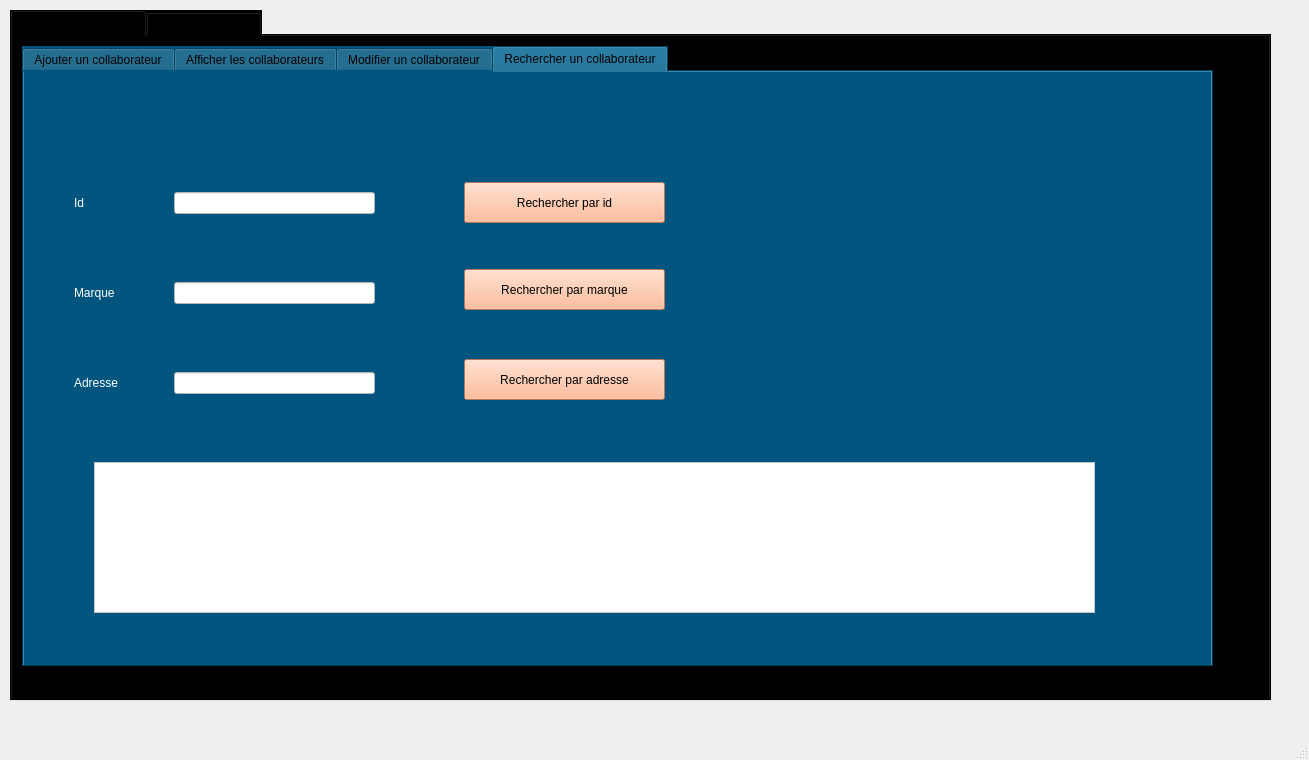
<?xml version="1.0" encoding="UTF-8"?>
<ui version="4.0">
 <class>MainWindow</class>
 <widget class="QMainWindow" name="MainWindow">
  <property name="geometry">
   <rect>
    <x>0</x>
    <y>0</y>
    <width>1309</width>
    <height>760</height>
   </rect>
  </property>
  <property name="windowTitle">
   <string>MainWindow</string>
  </property>
  <widget class="QWidget" name="centralwidget">
   <widget class="QTabWidget" name="tabWidget">
    <property name="geometry">
     <rect>
      <x>10</x>
      <y>10</y>
      <width>1261</width>
      <height>691</height>
     </rect>
    </property>
    <property name="styleSheet">
     <string notr="true">background-color: rgb(0, 0, 0);</string>
    </property>
    <property name="currentIndex">
     <number>0</number>
    </property>
    <widget class="QWidget" name="gerer_collab">
     <attribute name="title">
      <string>Gerer Collaborateurs</string>
     </attribute>
     <widget class="QTabWidget" name="tabWidget_2">
      <property name="geometry">
       <rect>
        <x>10</x>
        <y>10</y>
        <width>1191</width>
        <height>621</height>
       </rect>
      </property>
      <property name="styleSheet">
       <string notr="true">background-color: rgb(0, 85, 127);</string>
      </property>
      <property name="currentIndex">
       <number>3</number>
      </property>
      <widget class="QWidget" name="ajouter_collab">
       <attribute name="title">
        <string>Ajouter un collaborateur</string>
       </attribute>
       <widget class="QLabel" name="label_id">
        <property name="geometry">
         <rect>
          <x>60</x>
          <y>80</y>
          <width>111</width>
          <height>51</height>
         </rect>
        </property>
        <property name="styleSheet">
         <string notr="true">font: 12pt &quot;MS Shell Dlg 2&quot;;
color: rgb(255, 255, 255);</string>
        </property>
        <property name="text">
         <string>Id</string>
        </property>
       </widget>
       <widget class="QLabel" name="label_marque">
        <property name="geometry">
         <rect>
          <x>60</x>
          <y>180</y>
          <width>101</width>
          <height>51</height>
         </rect>
        </property>
        <property name="styleSheet">
         <string notr="true">font: 12pt &quot;MS Shell Dlg 2&quot;;
color: rgb(255, 255, 255);</string>
        </property>
        <property name="text">
         <string>Marque</string>
        </property>
       </widget>
       <widget class="QLabel" name="label_adresse">
        <property name="geometry">
         <rect>
          <x>60</x>
          <y>280</y>
          <width>101</width>
          <height>51</height>
         </rect>
        </property>
        <property name="styleSheet">
         <string notr="true">font: 12pt &quot;MS Shell Dlg 2&quot;;
color: rgb(255, 255, 255);</string>
        </property>
        <property name="text">
         <string>Adresse</string>
        </property>
       </widget>
       <widget class="QLabel" name="label_mail">
        <property name="geometry">
         <rect>
          <x>60</x>
          <y>370</y>
          <width>101</width>
          <height>51</height>
         </rect>
        </property>
        <property name="styleSheet">
         <string notr="true">font: 12pt &quot;MS Shell Dlg 2&quot;;
color: rgb(255, 255, 255);</string>
        </property>
        <property name="text">
         <string>Mail</string>
        </property>
       </widget>
       <widget class="QLabel" name="label_numero">
        <property name="geometry">
         <rect>
          <x>60</x>
          <y>480</y>
          <width>91</width>
          <height>51</height>
         </rect>
        </property>
        <property name="styleSheet">
         <string notr="true">font: 12pt &quot;MS Shell Dlg 2&quot;;
color: rgb(255, 255, 255);</string>
        </property>
        <property name="text">
         <string>Numero</string>
        </property>
       </widget>
       <widget class="QLineEdit" name="lineEdit_id_collab">
        <property name="geometry">
         <rect>
          <x>230</x>
          <y>100</y>
          <width>211</width>
          <height>22</height>
         </rect>
        </property>
        <property name="styleSheet">
         <string notr="true">background-color: rgb(255, 255, 255);
font: 9pt &quot;MS Shell Dlg 2&quot;;</string>
        </property>
       </widget>
       <widget class="QLineEdit" name="lineEdit_marque_collab">
        <property name="geometry">
         <rect>
          <x>230</x>
          <y>190</y>
          <width>211</width>
          <height>22</height>
         </rect>
        </property>
        <property name="styleSheet">
         <string notr="true">background-color: rgb(255, 255, 255);
font: 9pt &quot;MS Shell Dlg 2&quot;;</string>
        </property>
       </widget>
       <widget class="QLineEdit" name="lineEdit_adresse_collab">
        <property name="geometry">
         <rect>
          <x>230</x>
          <y>290</y>
          <width>211</width>
          <height>22</height>
         </rect>
        </property>
        <property name="styleSheet">
         <string notr="true">background-color: rgb(255, 255, 255);
font: 9pt &quot;MS Shell Dlg 2&quot;;</string>
        </property>
       </widget>
       <widget class="QLineEdit" name="lineEdit_mail_collab">
        <property name="geometry">
         <rect>
          <x>230</x>
          <y>380</y>
          <width>211</width>
          <height>22</height>
         </rect>
        </property>
        <property name="styleSheet">
         <string notr="true">background-color: rgb(255, 255, 255);
font: 9pt &quot;MS Shell Dlg 2&quot;;</string>
        </property>
       </widget>
       <widget class="QLineEdit" name="lineEdit_numero_collab">
        <property name="geometry">
         <rect>
          <x>230</x>
          <y>490</y>
          <width>211</width>
          <height>22</height>
         </rect>
        </property>
        <property name="styleSheet">
         <string notr="true">background-color: rgb(255, 255, 255);
font: 9pt &quot;MS Shell Dlg 2&quot;;</string>
        </property>
       </widget>
       <widget class="QPushButton" name="pb_ajouter">
        <property name="geometry">
         <rect>
          <x>840</x>
          <y>330</y>
          <width>161</width>
          <height>51</height>
         </rect>
        </property>
        <property name="styleSheet">
         <string notr="true">background-color: rgb(255, 170, 127);
font: 10pt &quot;MS Shell Dlg 2&quot;;</string>
        </property>
        <property name="text">
         <string>Ajouter</string>
        </property>
       </widget>
      </widget>
      <widget class="QWidget" name="tabcollaborateur22">
       <attribute name="title">
        <string>Afficher les collaborateurs</string>
       </attribute>
       <widget class="QPushButton" name="pb_supprimer">
        <property name="geometry">
         <rect>
          <x>830</x>
          <y>50</y>
          <width>200</width>
          <height>50</height>
         </rect>
        </property>
        <property name="styleSheet">
         <string notr="true">background-color: rgb(255, 170, 127);
font: 10pt &quot;MS Shell Dlg 2&quot;;</string>
        </property>
        <property name="text">
         <string>Supprimer</string>
        </property>
       </widget>
       <widget class="QTableView" name="tabcollaborateur">
        <property name="geometry">
         <rect>
          <x>20</x>
          <y>20</y>
          <width>731</width>
          <height>461</height>
         </rect>
        </property>
        <property name="styleSheet">
         <string notr="true">background-color: rgb(255, 255, 255);</string>
        </property>
       </widget>
       <widget class="QLineEdit" name="lineEdit_id_collab_2">
        <property name="geometry">
         <rect>
          <x>830</x>
          <y>120</y>
          <width>200</width>
          <height>50</height>
         </rect>
        </property>
        <property name="styleSheet">
         <string notr="true">background-color: rgb(255, 255, 255);
font: 9pt &quot;MS Shell Dlg 2&quot;;</string>
        </property>
        <property name="placeholderText">
         <string>              ID</string>
        </property>
       </widget>
       <widget class="QRadioButton" name="radioB_tri_id">
        <property name="geometry">
         <rect>
          <x>820</x>
          <y>330</y>
          <width>161</width>
          <height>20</height>
         </rect>
        </property>
        <property name="styleSheet">
         <string notr="true">color: rgb(255, 255, 255);
font: 11pt &quot;MS Shell Dlg 2&quot;;</string>
        </property>
        <property name="text">
         <string>Trier par id</string>
        </property>
       </widget>
       <widget class="QRadioButton" name="radioB_tri_adresse">
        <property name="geometry">
         <rect>
          <x>820</x>
          <y>450</y>
          <width>161</width>
          <height>20</height>
         </rect>
        </property>
        <property name="styleSheet">
         <string notr="true">color: rgb(255, 255, 255);
font: 11pt &quot;MS Shell Dlg 2&quot;;</string>
        </property>
        <property name="text">
         <string>Trier par adresse</string>
        </property>
       </widget>
       <widget class="QRadioButton" name="radioB_tri_marque">
        <property name="geometry">
         <rect>
          <x>820</x>
          <y>390</y>
          <width>161</width>
          <height>20</height>
         </rect>
        </property>
        <property name="styleSheet">
         <string notr="true">color: rgb(255, 255, 255);
font: 11pt &quot;MS Shell Dlg 2&quot;;</string>
        </property>
        <property name="text">
         <string>Trier par marque</string>
        </property>
       </widget>
       <widget class="QPushButton" name="pb_imprimer">
        <property name="geometry">
         <rect>
          <x>830</x>
          <y>190</y>
          <width>200</width>
          <height>50</height>
         </rect>
        </property>
        <property name="styleSheet">
         <string notr="true">background-color: rgb(255, 170, 127);
font: 10pt &quot;MS Shell Dlg 2&quot;;</string>
        </property>
        <property name="text">
         <string>Imprimer</string>
        </property>
       </widget>
       <widget class="QLineEdit" name="lineEdit1">
        <property name="geometry">
         <rect>
          <x>830</x>
          <y>260</y>
          <width>200</width>
          <height>50</height>
         </rect>
        </property>
        <property name="styleSheet">
         <string notr="true">background-color: rgb(255, 255, 255);
font: 9pt &quot;MS Shell Dlg 2&quot;;</string>
        </property>
        <property name="placeholderText">
         <string>                ID</string>
        </property>
       </widget>
      </widget>
      <widget class="QWidget" name="modifier_collab">
       <attribute name="title">
        <string>Modifier un collaborateur</string>
       </attribute>
       <widget class="QLabel" name="label_6">
        <property name="geometry">
         <rect>
          <x>50</x>
          <y>70</y>
          <width>81</width>
          <height>51</height>
         </rect>
        </property>
        <property name="styleSheet">
         <string notr="true">color: rgb(255, 255, 255);
font: 12pt &quot;MS Shell Dlg 2&quot;;</string>
        </property>
        <property name="text">
         <string>Id</string>
        </property>
       </widget>
       <widget class="QLabel" name="label_7">
        <property name="geometry">
         <rect>
          <x>50</x>
          <y>160</y>
          <width>81</width>
          <height>51</height>
         </rect>
        </property>
        <property name="styleSheet">
         <string notr="true">color: rgb(255, 255, 255);
font: 12pt &quot;MS Shell Dlg 2&quot;;</string>
        </property>
        <property name="text">
         <string>Marque</string>
        </property>
       </widget>
       <widget class="QLabel" name="label_8">
        <property name="geometry">
         <rect>
          <x>50</x>
          <y>260</y>
          <width>81</width>
          <height>51</height>
         </rect>
        </property>
        <property name="styleSheet">
         <string notr="true">color: rgb(255, 255, 255);
font: 12pt &quot;MS Shell Dlg 2&quot;;</string>
        </property>
        <property name="text">
         <string>Adresse</string>
        </property>
       </widget>
       <widget class="QLabel" name="label_9">
        <property name="geometry">
         <rect>
          <x>50</x>
          <y>360</y>
          <width>71</width>
          <height>51</height>
         </rect>
        </property>
        <property name="styleSheet">
         <string notr="true">color: rgb(255, 255, 255);
font: 12pt &quot;MS Shell Dlg 2&quot;;</string>
        </property>
        <property name="text">
         <string>Mail</string>
        </property>
       </widget>
       <widget class="QLabel" name="label_10">
        <property name="geometry">
         <rect>
          <x>50</x>
          <y>460</y>
          <width>71</width>
          <height>61</height>
         </rect>
        </property>
        <property name="styleSheet">
         <string notr="true">color: rgb(255, 255, 255);
font: 12pt &quot;MS Shell Dlg 2&quot;;</string>
        </property>
        <property name="text">
         <string>Numero</string>
        </property>
       </widget>
       <widget class="QLineEdit" name="lineEdit_id_collab_3">
        <property name="geometry">
         <rect>
          <x>210</x>
          <y>90</y>
          <width>231</width>
          <height>22</height>
         </rect>
        </property>
        <property name="styleSheet">
         <string notr="true">background-color: rgb(255, 255, 255);
font: 9pt &quot;MS Shell Dlg 2&quot;;</string>
        </property>
        <property name="text">
         <string/>
        </property>
       </widget>
       <widget class="QLineEdit" name="lineEdit_marque_collab_3">
        <property name="geometry">
         <rect>
          <x>210</x>
          <y>190</y>
          <width>231</width>
          <height>22</height>
         </rect>
        </property>
        <property name="styleSheet">
         <string notr="true">background-color: rgb(255, 255, 255);
font: 9pt &quot;MS Shell Dlg 2&quot;;</string>
        </property>
       </widget>
       <widget class="QLineEdit" name="lineEdit_adresse_collab_3">
        <property name="geometry">
         <rect>
          <x>210</x>
          <y>280</y>
          <width>231</width>
          <height>22</height>
         </rect>
        </property>
        <property name="styleSheet">
         <string notr="true">background-color: rgb(255, 255, 255);
font: 9pt &quot;MS Shell Dlg 2&quot;;</string>
        </property>
       </widget>
       <widget class="QLineEdit" name="lineEdit_mail_collab_3">
        <property name="geometry">
         <rect>
          <x>210</x>
          <y>380</y>
          <width>231</width>
          <height>22</height>
         </rect>
        </property>
        <property name="styleSheet">
         <string notr="true">background-color: rgb(255, 255, 255);
font: 9pt &quot;MS Shell Dlg 2&quot;;</string>
        </property>
       </widget>
       <widget class="QLineEdit" name="lineEdit_numero_collab_3">
        <property name="geometry">
         <rect>
          <x>210</x>
          <y>480</y>
          <width>231</width>
          <height>22</height>
         </rect>
        </property>
        <property name="styleSheet">
         <string notr="true">background-color: rgb(255, 255, 255);
font: 9pt &quot;MS Shell Dlg 2&quot;;</string>
        </property>
       </widget>
       <widget class="QPushButton" name="pb_modifier_collab">
        <property name="geometry">
         <rect>
          <x>800</x>
          <y>340</y>
          <width>191</width>
          <height>41</height>
         </rect>
        </property>
        <property name="styleSheet">
         <string notr="true">background-color: rgb(255, 170, 127);
font: 10pt &quot;MS Shell Dlg 2&quot;;</string>
        </property>
        <property name="text">
         <string>Modifier</string>
        </property>
       </widget>
      </widget>
      <widget class="QWidget" name="rechercher_collab">
       <attribute name="title">
        <string>Rechercher un collaborateur</string>
       </attribute>
       <widget class="QLabel" name="label_15">
        <property name="geometry">
         <rect>
          <x>50</x>
          <y>100</y>
          <width>101</width>
          <height>61</height>
         </rect>
        </property>
        <property name="styleSheet">
         <string notr="true">color: rgb(255, 255, 255);
font: 12pt &quot;MS Shell Dlg 2&quot;;</string>
        </property>
        <property name="text">
         <string>Id</string>
        </property>
       </widget>
       <widget class="QTableView" name="collab_trouve">
        <property name="geometry">
         <rect>
          <x>70</x>
          <y>390</y>
          <width>1001</width>
          <height>151</height>
         </rect>
        </property>
        <property name="styleSheet">
         <string notr="true">background-color: rgb(255, 255, 255);</string>
        </property>
       </widget>
       <widget class="QLineEdit" name="lineEdit_id_collab_4">
        <property name="geometry">
         <rect>
          <x>150</x>
          <y>120</y>
          <width>201</width>
          <height>22</height>
         </rect>
        </property>
        <property name="styleSheet">
         <string notr="true">background-color: rgb(255, 255, 255);
font: 9pt &quot;MS Shell Dlg 2&quot;;</string>
        </property>
       </widget>
       <widget class="QPushButton" name="pb_rechercher_id">
        <property name="geometry">
         <rect>
          <x>440</x>
          <y>110</y>
          <width>201</width>
          <height>41</height>
         </rect>
        </property>
        <property name="styleSheet">
         <string notr="true">background-color: rgb(255, 170, 127);
font: 10pt &quot;MS Shell Dlg 2&quot;;</string>
        </property>
        <property name="text">
         <string>Rechercher par id</string>
        </property>
       </widget>
       <widget class="QLabel" name="label_18">
        <property name="geometry">
         <rect>
          <x>50</x>
          <y>200</y>
          <width>101</width>
          <height>41</height>
         </rect>
        </property>
        <property name="styleSheet">
         <string notr="true">color: rgb(255, 255, 255);
font: 12pt &quot;MS Shell Dlg 2&quot;;</string>
        </property>
        <property name="text">
         <string>Marque</string>
        </property>
       </widget>
       <widget class="QLabel" name="label_19">
        <property name="geometry">
         <rect>
          <x>50</x>
          <y>290</y>
          <width>81</width>
          <height>41</height>
         </rect>
        </property>
        <property name="styleSheet">
         <string notr="true">color: rgb(255, 255, 255);
font: 12pt &quot;MS Shell Dlg 2&quot;;</string>
        </property>
        <property name="text">
         <string>Adresse</string>
        </property>
       </widget>
       <widget class="QLineEdit" name="lineEdit_marque_collab_4">
        <property name="geometry">
         <rect>
          <x>150</x>
          <y>210</y>
          <width>201</width>
          <height>22</height>
         </rect>
        </property>
        <property name="styleSheet">
         <string notr="true">background-color: rgb(255, 255, 255);
font: 9pt &quot;MS Shell Dlg 2&quot;;</string>
        </property>
       </widget>
       <widget class="QLineEdit" name="lineEdit_adresse_collab_4">
        <property name="geometry">
         <rect>
          <x>150</x>
          <y>300</y>
          <width>201</width>
          <height>22</height>
         </rect>
        </property>
        <property name="styleSheet">
         <string notr="true">background-color: rgb(255, 255, 255);
font: 9pt &quot;MS Shell Dlg 2&quot;;</string>
        </property>
       </widget>
       <widget class="QPushButton" name="pb_rechercher_marque">
        <property name="geometry">
         <rect>
          <x>440</x>
          <y>197</y>
          <width>201</width>
          <height>41</height>
         </rect>
        </property>
        <property name="styleSheet">
         <string notr="true">background-color: rgb(255, 170, 127);
font: 10pt &quot;MS Shell Dlg 2&quot;;</string>
        </property>
        <property name="text">
         <string>Rechercher par marque</string>
        </property>
       </widget>
       <widget class="QPushButton" name="pb_rechercher_adresse">
        <property name="geometry">
         <rect>
          <x>440</x>
          <y>287</y>
          <width>201</width>
          <height>41</height>
         </rect>
        </property>
        <property name="styleSheet">
         <string notr="true">background-color: rgb(255, 170, 127);
font: 10pt &quot;MS Shell Dlg 2&quot;;</string>
        </property>
        <property name="text">
         <string>Rechercher par adresse</string>
        </property>
       </widget>
      </widget>
     </widget>
    </widget>
    <widget class="QWidget" name="gerer_cat">
     <attribute name="title">
      <string>Gerer Catégories</string>
     </attribute>
     <widget class="QTabWidget" name="tabWidget_3">
      <property name="geometry">
       <rect>
        <x>10</x>
        <y>10</y>
        <width>1241</width>
        <height>621</height>
       </rect>
      </property>
      <property name="styleSheet">
       <string notr="true">background-color: rgb(0, 85, 127);</string>
      </property>
      <property name="currentIndex">
       <number>0</number>
      </property>
      <widget class="QWidget" name="ajouter_cat">
       <attribute name="title">
        <string>Ajouter une catégorie</string>
       </attribute>
       <widget class="QLabel" name="label_2">
        <property name="geometry">
         <rect>
          <x>50</x>
          <y>80</y>
          <width>111</width>
          <height>51</height>
         </rect>
        </property>
        <property name="styleSheet">
         <string notr="true">color: rgb(255, 255, 255);
font: 12pt &quot;MS Shell Dlg 2&quot;;</string>
        </property>
        <property name="text">
         <string>Id</string>
        </property>
       </widget>
       <widget class="QLabel" name="label_3">
        <property name="geometry">
         <rect>
          <x>50</x>
          <y>190</y>
          <width>231</width>
          <height>61</height>
         </rect>
        </property>
        <property name="styleSheet">
         <string notr="true">color: rgb(255, 255, 255);
font: 12pt &quot;MS Shell Dlg 2&quot;;</string>
        </property>
        <property name="text">
         <string>Date de début de contrat</string>
        </property>
       </widget>
       <widget class="QLabel" name="label_4">
        <property name="geometry">
         <rect>
          <x>50</x>
          <y>320</y>
          <width>231</width>
          <height>71</height>
         </rect>
        </property>
        <property name="styleSheet">
         <string notr="true">color: rgb(255, 255, 255);
font: 12pt &quot;MS Shell Dlg 2&quot;;</string>
        </property>
        <property name="text">
         <string>Date de fin de contrat</string>
        </property>
       </widget>
       <widget class="QLabel" name="label_5">
        <property name="geometry">
         <rect>
          <x>50</x>
          <y>460</y>
          <width>141</width>
          <height>71</height>
         </rect>
        </property>
        <property name="styleSheet">
         <string notr="true">color: rgb(255, 255, 255);
font: 12pt &quot;MS Shell Dlg 2&quot;;</string>
        </property>
        <property name="text">
         <string>Domaine</string>
        </property>
       </widget>
       <widget class="QLineEdit" name="lineEdit_id_cat">
        <property name="geometry">
         <rect>
          <x>340</x>
          <y>100</y>
          <width>231</width>
          <height>20</height>
         </rect>
        </property>
        <property name="styleSheet">
         <string notr="true">background-color: rgb(255, 255, 255);
font: 9pt &quot;MS Shell Dlg 2&quot;;</string>
        </property>
       </widget>
       <widget class="QLineEdit" name="lineEdit_DC_cat">
        <property name="geometry">
         <rect>
          <x>340</x>
          <y>210</y>
          <width>231</width>
          <height>21</height>
         </rect>
        </property>
        <property name="styleSheet">
         <string notr="true">background-color: rgb(255, 255, 255);
font: 9pt &quot;MS Shell Dlg 2&quot;;</string>
        </property>
       </widget>
       <widget class="QLineEdit" name="lineEdit_FC_cat">
        <property name="geometry">
         <rect>
          <x>340</x>
          <y>340</y>
          <width>231</width>
          <height>21</height>
         </rect>
        </property>
        <property name="styleSheet">
         <string notr="true">background-color: rgb(255, 255, 255);
font: 9pt &quot;MS Shell Dlg 2&quot;;</string>
        </property>
       </widget>
       <widget class="QLineEdit" name="lineEdit_domaine_cat">
        <property name="geometry">
         <rect>
          <x>340</x>
          <y>490</y>
          <width>231</width>
          <height>21</height>
         </rect>
        </property>
        <property name="styleSheet">
         <string notr="true">background-color: rgb(255, 255, 255);
font: 9pt &quot;MS Shell Dlg 2&quot;;</string>
        </property>
       </widget>
       <widget class="QPushButton" name="pb_ajouter_cat">
        <property name="geometry">
         <rect>
          <x>880</x>
          <y>320</y>
          <width>171</width>
          <height>51</height>
         </rect>
        </property>
        <property name="styleSheet">
         <string notr="true">background-color: rgb(255, 170, 127);
font: 10pt &quot;MS Shell Dlg 2&quot;;</string>
        </property>
        <property name="text">
         <string>Ajouter</string>
        </property>
       </widget>
      </widget>
      <widget class="QWidget" name="afficher_cat">
       <attribute name="title">
        <string>Afficher les catégories</string>
       </attribute>
       <widget class="QTableView" name="tabcategorie">
        <property name="geometry">
         <rect>
          <x>20</x>
          <y>20</y>
          <width>681</width>
          <height>411</height>
         </rect>
        </property>
        <property name="styleSheet">
         <string notr="true">background-color: rgb(255, 255, 255);</string>
        </property>
       </widget>
       <widget class="QPushButton" name="pb_supprimer_cat">
        <property name="geometry">
         <rect>
          <x>810</x>
          <y>40</y>
          <width>181</width>
          <height>41</height>
         </rect>
        </property>
        <property name="styleSheet">
         <string notr="true">background-color: rgb(255, 170, 127);
font: 10pt &quot;MS Shell Dlg 2&quot;;</string>
        </property>
        <property name="text">
         <string>Supprimer</string>
        </property>
       </widget>
       <widget class="QLabel" name="label">
        <property name="geometry">
         <rect>
          <x>770</x>
          <y>140</y>
          <width>55</width>
          <height>51</height>
         </rect>
        </property>
        <property name="styleSheet">
         <string notr="true">font: 12pt &quot;MS Shell Dlg 2&quot;;
color: rgb(255, 255, 255);</string>
        </property>
        <property name="text">
         <string>Id</string>
        </property>
       </widget>
       <widget class="QLineEdit" name="lineEdit_id_cat_2">
        <property name="geometry">
         <rect>
          <x>830</x>
          <y>150</y>
          <width>201</width>
          <height>31</height>
         </rect>
        </property>
        <property name="styleSheet">
         <string notr="true">background-color: rgb(255, 255, 255);
font: 9pt &quot;MS Shell Dlg 2&quot;;</string>
        </property>
       </widget>
      </widget>
      <widget class="QWidget" name="tab">
       <attribute name="title">
        <string>Modifier une catégorie</string>
       </attribute>
       <widget class="QLabel" name="label_11">
        <property name="geometry">
         <rect>
          <x>50</x>
          <y>90</y>
          <width>151</width>
          <height>51</height>
         </rect>
        </property>
        <property name="styleSheet">
         <string notr="true">color: rgb(255, 255, 255);
font: 12pt &quot;MS Shell Dlg 2&quot;;</string>
        </property>
        <property name="text">
         <string>Id</string>
        </property>
       </widget>
       <widget class="QLabel" name="label_12">
        <property name="geometry">
         <rect>
          <x>50</x>
          <y>200</y>
          <width>201</width>
          <height>71</height>
         </rect>
        </property>
        <property name="styleSheet">
         <string notr="true">color: rgb(255, 255, 255);
font: 12pt &quot;MS Shell Dlg 2&quot;;</string>
        </property>
        <property name="text">
         <string>Date de debut du contrat</string>
        </property>
       </widget>
       <widget class="QLabel" name="label_13">
        <property name="geometry">
         <rect>
          <x>50</x>
          <y>320</y>
          <width>201</width>
          <height>61</height>
         </rect>
        </property>
        <property name="styleSheet">
         <string notr="true">color: rgb(255, 255, 255);
font: 12pt &quot;MS Shell Dlg 2&quot;;</string>
        </property>
        <property name="text">
         <string>Date de fin du contrat</string>
        </property>
       </widget>
       <widget class="QLabel" name="label_14">
        <property name="geometry">
         <rect>
          <x>50</x>
          <y>450</y>
          <width>151</width>
          <height>61</height>
         </rect>
        </property>
        <property name="styleSheet">
         <string notr="true">color: rgb(255, 255, 255);
font: 12pt &quot;MS Shell Dlg 2&quot;;</string>
        </property>
        <property name="text">
         <string>Domaine</string>
        </property>
       </widget>
       <widget class="QLineEdit" name="lineEdit_id_cat_3">
        <property name="geometry">
         <rect>
          <x>290</x>
          <y>110</y>
          <width>231</width>
          <height>22</height>
         </rect>
        </property>
        <property name="styleSheet">
         <string notr="true">background-color: rgb(255, 255, 255);
font: 9pt &quot;MS Shell Dlg 2&quot;;</string>
        </property>
       </widget>
       <widget class="QLineEdit" name="lineEdit_DC_cat_3">
        <property name="geometry">
         <rect>
          <x>300</x>
          <y>230</y>
          <width>231</width>
          <height>22</height>
         </rect>
        </property>
        <property name="styleSheet">
         <string notr="true">background-color: rgb(255, 255, 255);
font: 9pt &quot;MS Shell Dlg 2&quot;;</string>
        </property>
       </widget>
       <widget class="QLineEdit" name="lineEdit_FC_cat_3">
        <property name="geometry">
         <rect>
          <x>290</x>
          <y>340</y>
          <width>231</width>
          <height>22</height>
         </rect>
        </property>
        <property name="styleSheet">
         <string notr="true">background-color: rgb(255, 255, 255);
font: 9pt &quot;MS Shell Dlg 2&quot;;</string>
        </property>
       </widget>
       <widget class="QLineEdit" name="lineEdit_domaine_cat_3">
        <property name="geometry">
         <rect>
          <x>290</x>
          <y>470</y>
          <width>231</width>
          <height>22</height>
         </rect>
        </property>
        <property name="styleSheet">
         <string notr="true">background-color: rgb(255, 255, 255);
font: 9pt &quot;MS Shell Dlg 2&quot;;</string>
        </property>
       </widget>
       <widget class="QPushButton" name="pb_modifier_cat">
        <property name="geometry">
         <rect>
          <x>830</x>
          <y>300</y>
          <width>181</width>
          <height>51</height>
         </rect>
        </property>
        <property name="styleSheet">
         <string notr="true">background-color: rgb(255, 170, 127);
font: 10pt &quot;MS Shell Dlg 2&quot;;</string>
        </property>
        <property name="text">
         <string>Modifier</string>
        </property>
       </widget>
      </widget>
     </widget>
    </widget>
   </widget>
  </widget>
  <widget class="QStatusBar" name="statusbar"/>
  <widget class="QMenuBar" name="menubar">
   <property name="geometry">
    <rect>
     <x>0</x>
     <y>0</y>
     <width>1309</width>
     <height>26</height>
    </rect>
   </property>
  </widget>
 </widget>
 <resources/>
 <connections/>
</ui>
